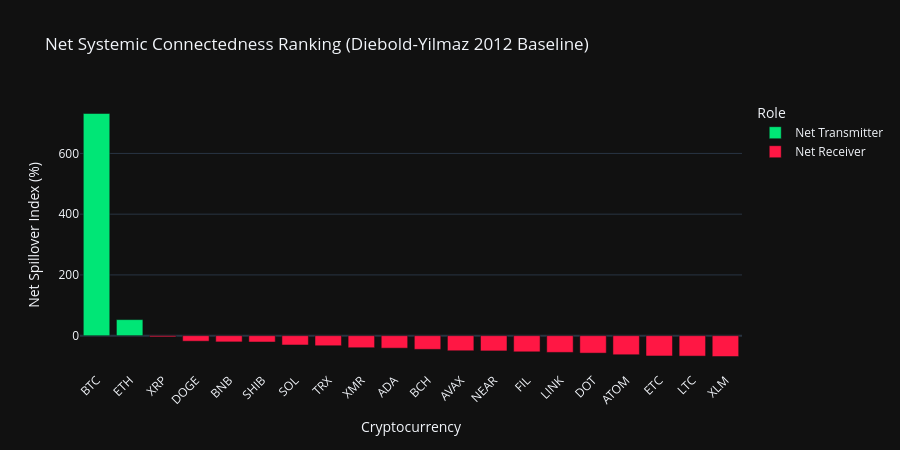

The notebook cell this image was saved under:
### Markdown cell above
## 5. Net Systemic Connectedness Ranking (Transmitters vs. Receivers)

The **Net Spillover Index** is defined as:
$$\mathcal{S}_i = \text{Spillover To Others}_i - \text{Spillover From Others}_i$$
- $\mathcal{S}_i > 0$: **Net Transmitter** of systemic risk (e.g. Bitcoin, Ethereum).
- $\mathcal{S}_i < 0$: **Net Receiver** / consumer of external shocks (e.g. Solana, Avalanche).

### Code cell
net_df = pd.DataFrame({
    "Asset": net_spillover.index,
    "Net_Spillover": net_spillover.values,
    "Role": ["Net Transmitter" if v > 0 else "Net Receiver" for v in net_spillover.values]
})

fig_net = px.bar(
    net_df,
    x="Asset",
    y="Net_Spillover",
    color="Role",
    color_discrete_map={"Net Transmitter": "#00e676", "Net Receiver": "#ff1744"},
    title="Net Systemic Connectedness Ranking (Diebold-Yilmaz 2012 Baseline)",
    labels={"Net_Spillover": "Net Spillover Index (%)", "Asset": "Cryptocurrency"}
)
fig_net.update_layout(height=450, xaxis_tickangle=-45)
fig_net.show()

print("Top 3 Net Transmitters (Systemic Drivers):")
for a, v in net_spillover.head(3).items():
    print(f"  ▲ {a:5s}: +{v:6.2f}%")

print("\nTop 3 Net Receivers (Vulnerable Victims):")
for a, v in net_spillover.tail(3).items():
    print(f"  ▼ {a:5s}: {v:6.2f}%")

### Figure 1 — Plotly figure (JSON) as saved in the notebook; plotly's stock layout.template omitted (floating-point values rounded to 4 significant figures)
{"data": [{"hovertemplate": "Role=Net Transmitter<br>Cryptocurrency=%{x}<br>Net Spillover Index (%)=%{y}<extra></extra>", "legendgroup": "Net Transmitter", "marker": {"color": "#00e676", "pattern": {"shape": ""}}, "name": "Net Transmitter", "orientation": "v", "showlegend": true, "textposition": "auto", "type": "bar", "x": ["BTC", "ETH"], "xaxis": "x", "y": [731.5, 52.8], "yaxis": "y"}, {"hovertemplate": "Role=Net Receiver<br>Cryptocurrency=%{x}<br>Net Spillover Index (%)=%{y}<extra></extra>", "legendgroup": "Net Receiver", "marker": {"color": "#ff1744", "pattern": {"shape": ""}}, "name": "Net Receiver", "orientation": "v", "showlegend": true, "textposition": "auto", "type": "bar", "x": ["XRP", "DOGE", "BNB", "SHIB", "SOL", "TRX", "XMR", "ADA", "BCH", "AVAX", "NEAR", "FIL", "LINK", "DOT", "ATOM", "ETC", "LTC", "XLM"], "xaxis": "x", "y": [-3.919, -18.19, -20.52, -20.91, -30.68, -33.12, -39.68, -41.12, -45.06, -49.7, -50.21, -53.18, -55.1, -57.44, -62.76, -66.86, -67.24, -68.6], "yaxis": "y"}], "layout": {"barmode": "relative", "height": 450, "legend": {"title": {"text": "Role"}, "tracegroupgap": 0}, "title": {"text": "Net Systemic Connectedness Ranking (Diebold-Yilmaz 2012 Baseline)"}, "xaxis": {"anchor": "y", "domain": [0, 1], "tickangle": -45, "title": {"text": "Cryptocurrency"}}, "yaxis": {"anchor": "x", "domain": [0, 1], "title": {"text": "Net Spillover Index (%)"}}}}
